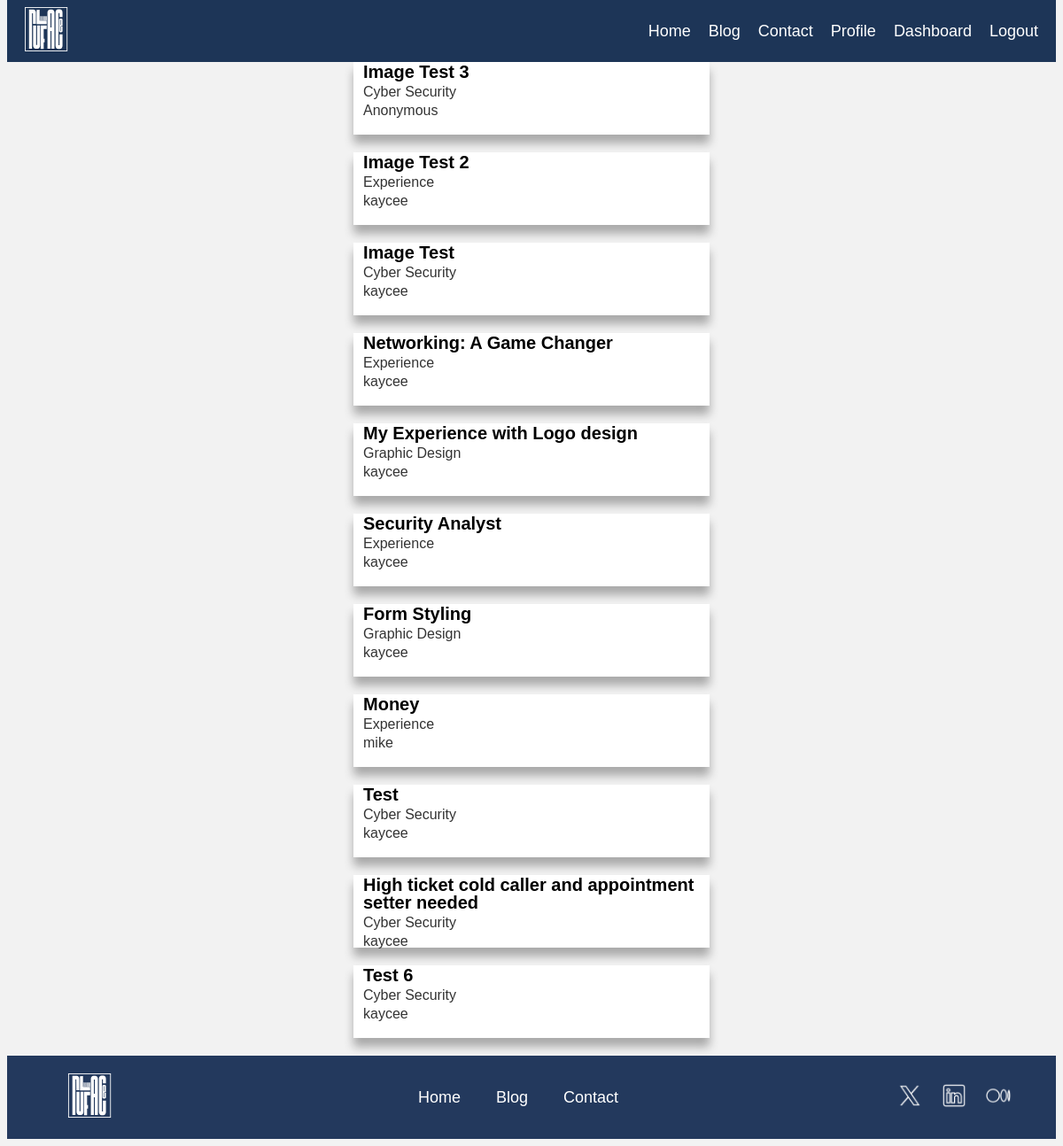
The app's page /all_posts/ (signed in) with its own data.
### main/models.py (models this page shows, shortened)
class Posts(models.Model):
    title = models.CharField(max_length=255)  # For the blog post title
    content = RichTextField(blank=True, null=True)
    date_posted = models.DateTimeField(default=datetime.datetime.now)  # This will now include both date and time
    category = models.CharField(max_length=255)#category
    author = models.ForeignKey(User, on_delete=models.CASCADE)
    header_image = models.ImageField(null=True,blank=True, upload_to="images/")
    slug = models.SlugField(default="", null= False)  # Add slug field

### main/views.py (the view)
# urls.py: path('all_posts/', views.all_posts, name='all_posts'),
@login_required
def all_posts(request):
    all_posts = Posts.objects.all().order_by('-date_posted')
    context = {
        'all_posts': all_posts,
    }
    return render(request, 'All_posts.html',context)

### main/templates/All_posts.html (shortened to what this page needs)
{% extends 'blog.html' %}
{% block content %}
{% if user.is_authenticated %}
  <div style="display: flex; flex-direction: column; gap: 20px; align-items: center;">
   {% for post in all_posts %}
       <div class="card" style="height:80px;">
       <div class="card-info" >
           <div class="info">
               <div class="title"><a href="{% url 'post' post.pk %}" style="text-decoration: none;color: black;">{{post.title}}</a></div>
               <div class="category-mini">{{post.category}}</div>
               <div class="category-mini">{{post.author}}</div>
           </div>
       </div>
      </div>
   {% endfor %}
  </div>
{% endif %}
{% endblock %}

### main/templates/blog.html (shortened to what this page needs)
{% load static %}
<!DOCTYPE html>
<html lang="en">
<head>
    <link rel="stylesheet" href = "{% static 'blog.css' %}">
</head>
<body class="blog_body">
    <nav class="navbar">
        <a href="/">
            <img src="{% static 'images/logo1-white.svg' %}" alt="Brand Logo" class="logo">
        </a>
        <ul class="nav-links">
            {% if user.is_authenticated %}
                <li><a href="/">Home</a></li>
                <li><a href="/blog">Blog</a></li>
                <li><a href="/">Contact</a></li>
                <li><a href="{% url 'user_edit' %}">Profile</a></li>
                {% if user.is_authenticated and user.is_staff %}
                   <li><a href="/admin">Dashboard</a></li>
                {% endif %}
                <li><a href="{% url 'logout' %}">Logout</a></li>
            {% else %}
                <li><a href="/">Home</a></li>
                <li><a href="/">Contact</a></li>
                <li><a href="{% url 'login' %}">Login</a></li>
                <li><a href="{% url 'register' %}">Register</a></li>
            {% endif %}
        </ul>
    </nav>
    {% block content %}{% endblock %}
    <footer class="footer">
        <div class="footer-content">
            <div class="footer-logo">
                <img src="{% static 'images/logo1-white.svg' %}" alt="Logo">
            </div>
            <div class="footer-links">
                <a href="/">Home</a>
                <a href="/blog">Blog</a>
                <a href="#">Contact</a>
            </div>
            <div class="footer-socials">
                <a href="#"><img src="{% static 'images/twitter.png' %}" alt="X"></a>
                <a href="#"><img src="{% static 'images/linkedin.png' %}" alt="LinkedIn"></a>
                <a href="#"><img src="{% static 'images/medium.png' %}" alt="Medium"></a>
            </div>
        </div>
    </footer>
  </body>
  </html>

### main/static/blog.css (style rules this page uses)
.blog_body { font-family: 'Andika New Basic', sans-serif; color: #333333; margin-top: 0px; min-height: 100vh; background-color: #F2F2F2; }
.navbar { display: flex; justify-content: space-between; align-items: center; background-color: #1D3557; padding: 10px 20px; height: 50px; }
.logo { height: 50px; }
.nav-links { list-style: none; display: flex; margin: 0; padding: 0; }
.nav-links li { margin-left: 20px; }
.nav-links a { text-decoration: none; color: white; font-size: 18px; }
.footer { margin-top: 20px; background-color: #23395d; padding: 20px 0; }
.footer-content { display: flex; justify-content: space-between; align-items: center; max-width: 1200px; margin: 0 auto; padding: 0 50px; flex-wrap: wrap; }
.footer-logo img { width: 100px; height: 50px; }
.footer-links { display: flex; gap: 40px; }
.footer-links a { color: white; text-decoration: none; font-size: 18px; }
.footer-socials { display: flex; gap: 20px; }
.footer-socials a img { width: 30px; }
.footer-socials a { color: white; text-decoration: none; }
.card { padding: 1px; background-color: white; width: 400px; box-shadow: 0px 10px 10px rgba(0, 0, 0, 0.3); }
.card-info { display: flex; line-height: 1; justify-content: flex-start; align-items: center; padding-left: 10px; gap: 10px; }
.info { display: flex; flex-direction: column; gap: 5px; }
.title { font-size: 20px; font-weight: 700; }

### records on screen
Posts: title "Image Test 3", category "Cyber Security", author "Anonymous"
Posts: title "Image Test 2", category "Experience", author "kaycee"
Posts: title "Image Test", category "Cyber Security", author "kaycee"
Posts: title "Networking: A Game Changer", category "Experience", author "kaycee"
Posts: title "My Experience with Logo design", category "Graphic Design", author "kaycee"
Posts: title "Security Analyst", category "Experience", author "kaycee"
Posts: title "Form Styling", category "Graphic Design", author "kaycee"
Posts: title "Money", category "Experience", author "mike"
Posts: title "Test", category "Cyber Security", author "kaycee"
Posts: title "High ticket cold caller and appointment setter needed", category "Cyber Security", author "kaycee"
Posts: title "Test 6", category "Cyber Security", author "kaycee"
